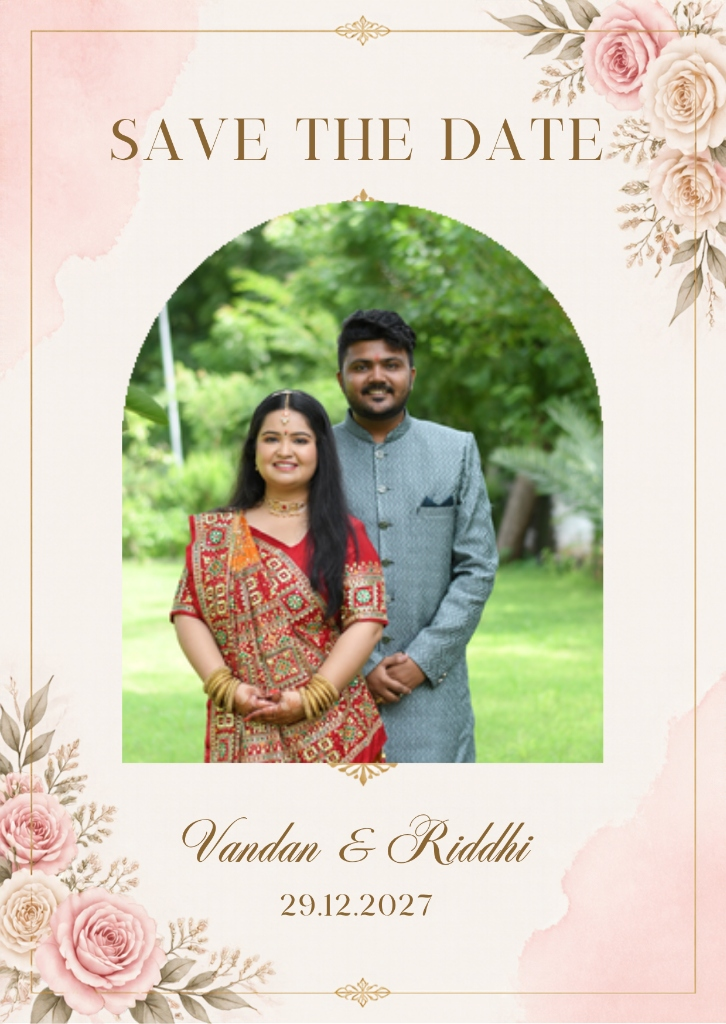
#> input picture card_front.jpg, 726 x 1024 px
$ python align_card.py
#> lines starting #> are read from the running program, lines starting #| are printed output that depends on the picture
import cv2
import numpy as np

# Load card_front and original image
card = cv2.imread("card_front.jpg")
#> card is the input picture: shape (1024, 726, 3); mean B, G, R 182, 201.9, 206.4
orig = cv2.imread("JAI_3712.jpg")
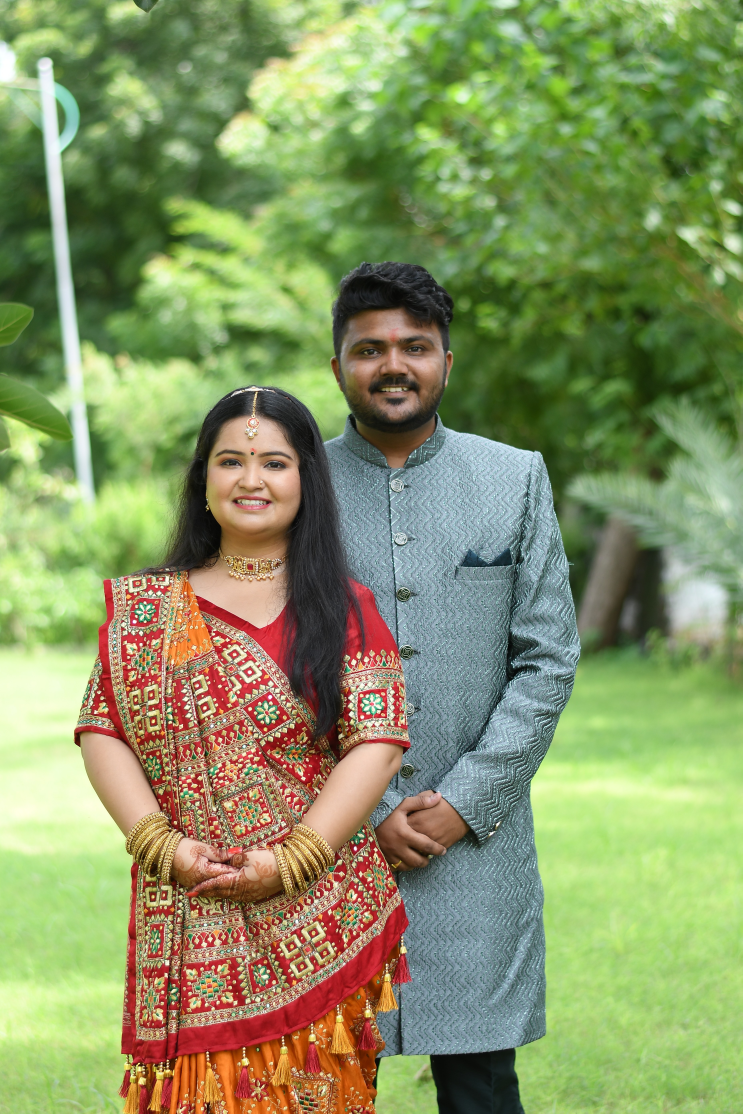
#> input picture JAI_3712.jpg, 3712 x 5568 px (shown at 1/5 size)
#> orig is the input picture: shape (5568, 3712, 3); mean B, G, R 99.6, 148.7, 135.5

ch, cw = card.shape[:2]
#> ch = 1024; cw = 726
oh, ow = orig.shape[:2]
#> oh = 5568; ow = 3712

# Crop the arched window region from card
arch_crop = card[200:764, 121:604]
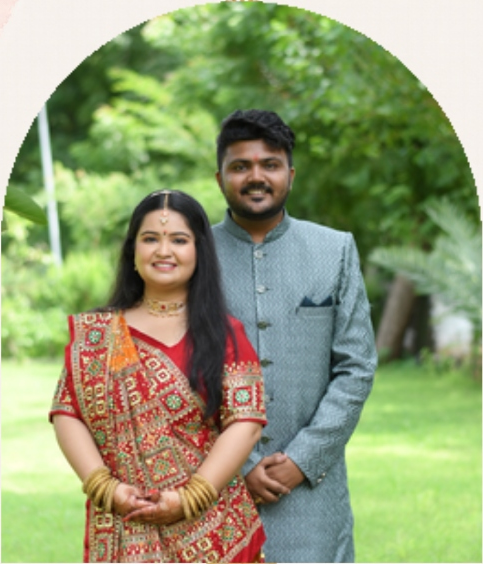
#> arch_crop: shape (564, 483, 3); mean B, G, R 115.7, 156.2, 145.9
cv2.imwrite("output/arch_crop.jpg", arch_crop)

# Let's detect SIFT / ORB features between orig and arch_crop to find exact homography / affine transform
sift = cv2.SIFT_create()
#> (the run stopped early here; a loop or call above may not have finished)
